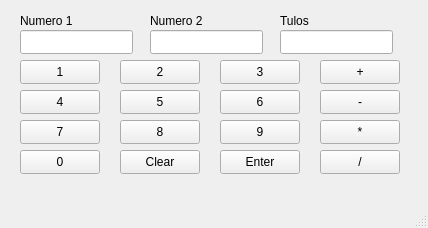
<?xml version="1.0" encoding="UTF-8"?>
<ui version="4.0">
 <class>MainWindow</class>
 <widget class="QMainWindow" name="MainWindow">
  <property name="geometry">
   <rect>
    <x>0</x>
    <y>0</y>
    <width>428</width>
    <height>228</height>
   </rect>
  </property>
  <property name="windowTitle">
   <string>MainWindow</string>
  </property>
  <widget class="QWidget" name="centralwidget">
   <widget class="QLabel" name="label">
    <property name="geometry">
     <rect>
      <x>20</x>
      <y>10</y>
      <width>71</width>
      <height>21</height>
     </rect>
    </property>
    <property name="text">
     <string>Numero 1</string>
    </property>
   </widget>
   <widget class="QLineEdit" name="num1">
    <property name="geometry">
     <rect>
      <x>20</x>
      <y>30</y>
      <width>113</width>
      <height>24</height>
     </rect>
    </property>
   </widget>
   <widget class="QLabel" name="label_4">
    <property name="geometry">
     <rect>
      <x>150</x>
      <y>10</y>
      <width>71</width>
      <height>21</height>
     </rect>
    </property>
    <property name="text">
     <string>Numero 2</string>
    </property>
   </widget>
   <widget class="QLineEdit" name="num2">
    <property name="geometry">
     <rect>
      <x>150</x>
      <y>30</y>
      <width>113</width>
      <height>24</height>
     </rect>
    </property>
   </widget>
   <widget class="QLabel" name="label_2">
    <property name="geometry">
     <rect>
      <x>280</x>
      <y>10</y>
      <width>71</width>
      <height>21</height>
     </rect>
    </property>
    <property name="text">
     <string>Tulos</string>
    </property>
   </widget>
   <widget class="QLineEdit" name="calcResult">
    <property name="geometry">
     <rect>
      <x>280</x>
      <y>30</y>
      <width>113</width>
      <height>24</height>
     </rect>
    </property>
   </widget>
   <widget class="QPushButton" name="N0">
    <property name="geometry">
     <rect>
      <x>20</x>
      <y>150</y>
      <width>80</width>
      <height>24</height>
     </rect>
    </property>
    <property name="text">
     <string>0</string>
    </property>
   </widget>
   <widget class="QPushButton" name="N7">
    <property name="geometry">
     <rect>
      <x>20</x>
      <y>120</y>
      <width>80</width>
      <height>24</height>
     </rect>
    </property>
    <property name="text">
     <string>7</string>
    </property>
   </widget>
   <widget class="QPushButton" name="div">
    <property name="geometry">
     <rect>
      <x>320</x>
      <y>150</y>
      <width>80</width>
      <height>24</height>
     </rect>
    </property>
    <property name="text">
     <string>/</string>
    </property>
   </widget>
   <widget class="QPushButton" name="enter">
    <property name="geometry">
     <rect>
      <x>220</x>
      <y>150</y>
      <width>80</width>
      <height>24</height>
     </rect>
    </property>
    <property name="text">
     <string>Enter</string>
    </property>
   </widget>
   <widget class="QPushButton" name="N9">
    <property name="geometry">
     <rect>
      <x>220</x>
      <y>120</y>
      <width>80</width>
      <height>24</height>
     </rect>
    </property>
    <property name="text">
     <string>9</string>
    </property>
   </widget>
   <widget class="QPushButton" name="N8">
    <property name="geometry">
     <rect>
      <x>120</x>
      <y>120</y>
      <width>80</width>
      <height>24</height>
     </rect>
    </property>
    <property name="text">
     <string>8</string>
    </property>
   </widget>
   <widget class="QPushButton" name="clear">
    <property name="geometry">
     <rect>
      <x>120</x>
      <y>150</y>
      <width>80</width>
      <height>24</height>
     </rect>
    </property>
    <property name="text">
     <string>Clear</string>
    </property>
   </widget>
   <widget class="QPushButton" name="mul">
    <property name="geometry">
     <rect>
      <x>320</x>
      <y>120</y>
      <width>80</width>
      <height>24</height>
     </rect>
    </property>
    <property name="text">
     <string>*</string>
    </property>
   </widget>
   <widget class="QPushButton" name="N6">
    <property name="geometry">
     <rect>
      <x>220</x>
      <y>90</y>
      <width>80</width>
      <height>24</height>
     </rect>
    </property>
    <property name="text">
     <string>6</string>
    </property>
   </widget>
   <widget class="QPushButton" name="N3">
    <property name="geometry">
     <rect>
      <x>220</x>
      <y>60</y>
      <width>80</width>
      <height>24</height>
     </rect>
    </property>
    <property name="text">
     <string>3</string>
    </property>
   </widget>
   <widget class="QPushButton" name="N5">
    <property name="geometry">
     <rect>
      <x>120</x>
      <y>90</y>
      <width>80</width>
      <height>24</height>
     </rect>
    </property>
    <property name="text">
     <string>5</string>
    </property>
   </widget>
   <widget class="QPushButton" name="sub">
    <property name="geometry">
     <rect>
      <x>320</x>
      <y>90</y>
      <width>80</width>
      <height>24</height>
     </rect>
    </property>
    <property name="text">
     <string>-</string>
    </property>
   </widget>
   <widget class="QPushButton" name="N2">
    <property name="geometry">
     <rect>
      <x>120</x>
      <y>60</y>
      <width>80</width>
      <height>24</height>
     </rect>
    </property>
    <property name="text">
     <string>2</string>
    </property>
   </widget>
   <widget class="QPushButton" name="add">
    <property name="geometry">
     <rect>
      <x>320</x>
      <y>60</y>
      <width>80</width>
      <height>24</height>
     </rect>
    </property>
    <property name="text">
     <string>+</string>
    </property>
   </widget>
   <widget class="QPushButton" name="N1">
    <property name="geometry">
     <rect>
      <x>20</x>
      <y>60</y>
      <width>80</width>
      <height>24</height>
     </rect>
    </property>
    <property name="text">
     <string>1</string>
    </property>
   </widget>
   <widget class="QPushButton" name="N4">
    <property name="geometry">
     <rect>
      <x>20</x>
      <y>90</y>
      <width>80</width>
      <height>24</height>
     </rect>
    </property>
    <property name="text">
     <string>4</string>
    </property>
   </widget>
  </widget>
  <widget class="QMenuBar" name="menubar">
   <property name="geometry">
    <rect>
     <x>0</x>
     <y>0</y>
     <width>428</width>
     <height>21</height>
    </rect>
   </property>
  </widget>
  <widget class="QStatusBar" name="statusbar"/>
 </widget>
 <resources/>
 <connections/>
</ui>
